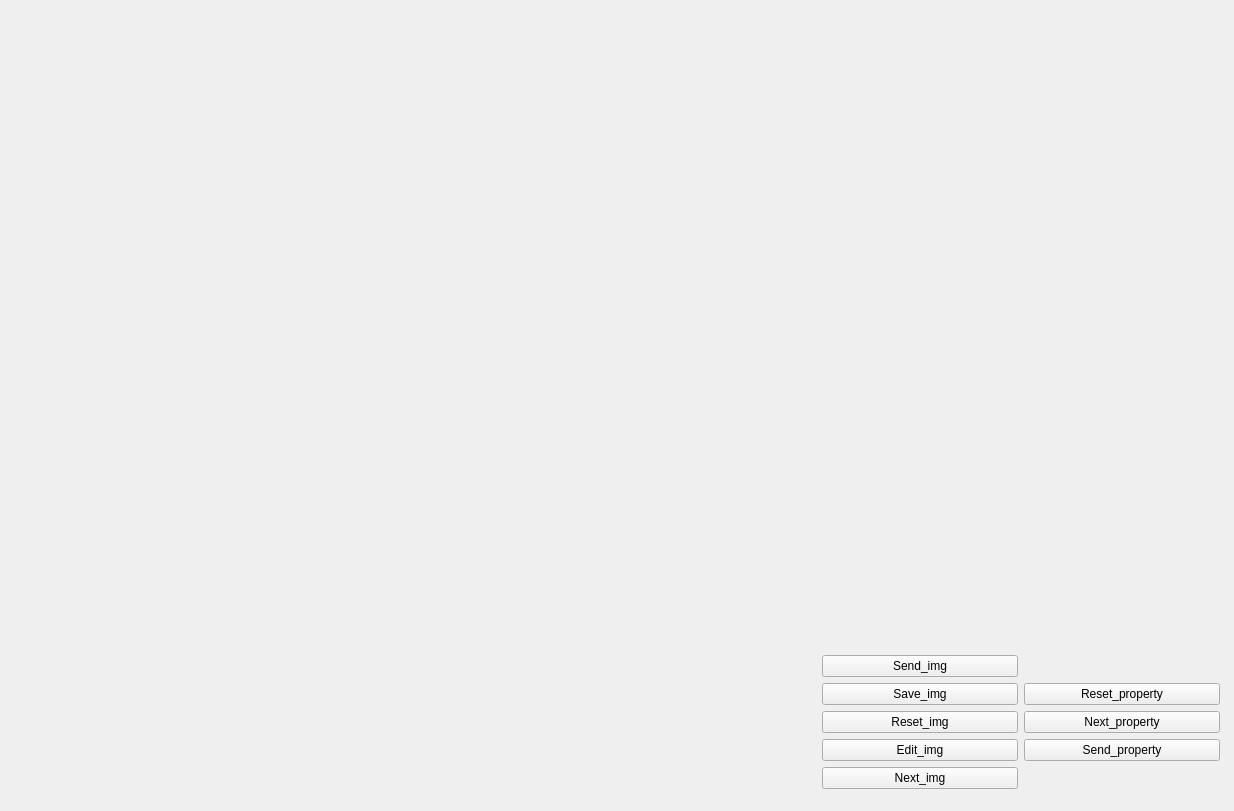
<?xml version="1.0" encoding="UTF-8"?>
<ui version="4.0">
 <class>ImgReview</class>
 <widget class="QMainWindow" name="ImgReview">
  <property name="geometry">
   <rect>
    <x>0</x>
    <y>0</y>
    <width>1234</width>
    <height>811</height>
   </rect>
  </property>
  <property name="windowTitle">
   <string>ImgReview</string>
  </property>
  <widget class="QWidget" name="centralWidget">
   <widget class="QWidget" name="layoutWidget">
    <property name="geometry">
     <rect>
      <x>10</x>
      <y>9</y>
      <width>1221</width>
      <height>791</height>
     </rect>
    </property>
    <layout class="QGridLayout" name="gridLayout">
     <item row="0" column="0" rowspan="2" colspan="2">
      <widget class="QWidget" name="ImgContainer" native="true">
       <property name="maximumSize">
        <size>
         <width>1000</width>
         <height>800</height>
        </size>
       </property>
      </widget>
     </item>
     <item row="1" column="2">
      <layout class="QGridLayout" name="gridLayout_2">
       <item row="0" column="0">
        <widget class="QPushButton" name="ISendButton">
         <property name="text">
          <string>Send_img</string>
         </property>
        </widget>
       </item>
       <item row="3" column="0">
        <widget class="QPushButton" name="IResetButton">
         <property name="text">
          <string>Reset_img</string>
         </property>
        </widget>
       </item>
       <item row="1" column="0">
        <widget class="QPushButton" name="ISaveButton">
         <property name="text">
          <string>Save_img</string>
         </property>
        </widget>
       </item>
       <item row="4" column="0">
        <widget class="QPushButton" name="IEditButton">
         <property name="text">
          <string>Edit_img</string>
         </property>
        </widget>
       </item>
       <item row="5" column="0">
        <widget class="QPushButton" name="INextButton">
         <property name="text">
          <string>Next_img</string>
         </property>
        </widget>
       </item>
       <item row="4" column="1">
        <widget class="QPushButton" name="PSendButton">
         <property name="text">
          <string>Send_property</string>
         </property>
        </widget>
       </item>
       <item row="1" column="1">
        <widget class="QPushButton" name="PresetButton">
         <property name="text">
          <string>Reset_property</string>
         </property>
        </widget>
       </item>
       <item row="3" column="1">
        <widget class="QPushButton" name="PNextButton">
         <property name="text">
          <string>Next_property</string>
         </property>
        </widget>
       </item>
      </layout>
     </item>
     <item row="0" column="2">
      <widget class="QWidget" name="PropertyContainer" native="true"/>
     </item>
    </layout>
   </widget>
  </widget>
 </widget>
 <layoutdefault spacing="6" margin="11"/>
 <resources/>
 <connections/>
</ui>
